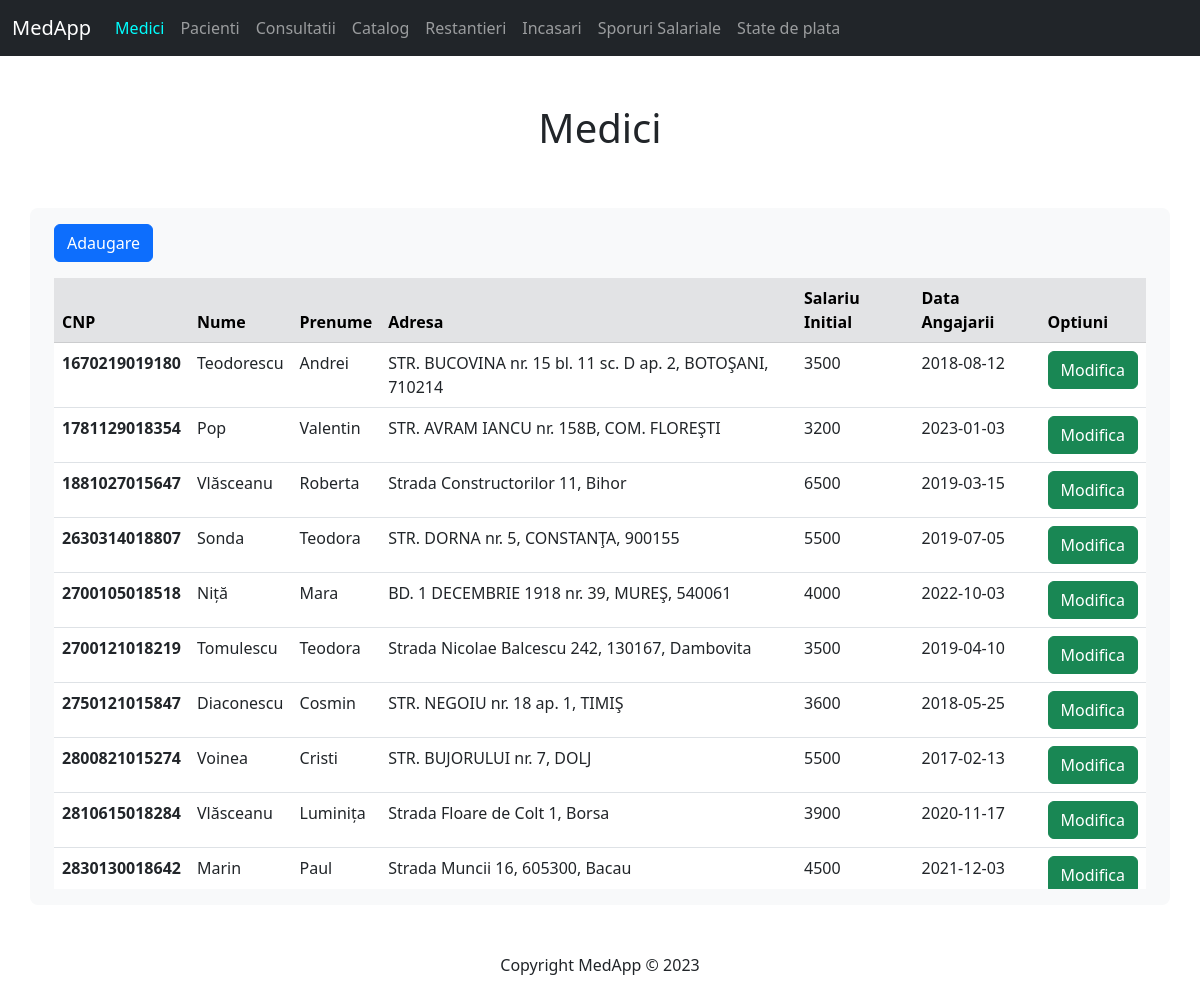
Screenshot of /display/medici.php with the database file from the repository.
### tables this page shows
CREATE TABLE medic (
    cnp CHAR(13) PRIMARY KEY,
    nume VARCHAR(50),
    prenume VARCHAR (50),
    adresa VARCHAR (100),
    salariu_initial INT,
    data_angajarii DATE
);

### php/medici_code.php (called while the page is built, shortened)
<?php
include($_SERVER['DOCUMENT_ROOT'] . '/medapp/inc/db.php');
$select = "SELECT * FROM medic";
$rezultatSelect = mysqli_query($conn, $select);
?>

### display/medici.php (the view)
<?php
    include($_SERVER['DOCUMENT_ROOT'] . '/medapp/inc/header.php');
    include($_SERVER['DOCUMENT_ROOT'] . '/medapp/php/medici_code.php');
?>
<a href="../forms/medici_form.php">
    <button class="btn btn-primary">Adaugare</button>
</a>
<div class="tableFixed mt-3">
    <table class="table table-hover">
        <thead class="table-secondary">
            <tr>
                <th scope="col">CNP</th>
                <th scope="col">Nume</th>
                <th scope="col">Prenume</th>
                <th scope="col">Adresa</th>
                <th scope="col">Salariu Initial</th>
                <th scope="col">Data Angajarii</th>
                <th scope="col">Optiuni</th>
            </tr>
        </thead>
        <tbody>
            <?php
                if($rezultatSelect) {
                    while($rand = mysqli_fetch_assoc($rezultatSelect)) {
                        $cnp = $rand['cnp'];
                        $nume = $rand['nume'];
                        $prenume = $rand['prenume'];
                        $adresa = $rand['adresa'];
                        $salariu = $rand['salariu_initial'];
                        $data = $rand['data_angajarii'];
                        echo "<tr>
                                <th scope='row'>$cnp</th>
                                <td>$nume</td>
                                <td>$prenume</td>
                                <td>$adresa</td>
                                <td>$salariu</td>
                                <td>$data</td>
                                <td>
                                    <a href='../forms/medici_form.php?id=$cnp'>
                                        <button class='btn btn-success'>Modifica</button>
                                    </a>
                                </td>
                            </tr>"
                        ;
                    }
                }
            ?>
        </tbody>
    </table>
</div>
<?php include($_SERVER['DOCUMENT_ROOT'] . '/medapp/inc/footer.php'); ?>

### inc/styles.css (style rules this page uses)
.tableFixed { overflow: auto; height: 50vh; }
.tableFixed thead th { position: sticky; top: 0; }

### rows the page displays
medic: cnp "1670219019180", nume "Teodorescu", prenume "Andrei", adresa "STR. BUCOVINA nr. 15 bl. 11 sc. D ap. 2, BOTOŞANI, 710214", salariu_initial "3500", data_angajarii "2018-08-12"
medic: cnp "1781129018354", nume "Pop", prenume "Valentin", adresa "STR. AVRAM IANCU nr. 158B, COM. FLOREŞTI", salariu_initial "3200", data_angajarii "2023-01-03"
medic: cnp "1881027015647", nume "Vlăsceanu", prenume "Roberta", adresa "Strada Constructorilor 11, Bihor", salariu_initial "6500", data_angajarii "2019-03-15"
medic: cnp "2630314018807", nume "Sonda", prenume "Teodora", adresa "STR. DORNA nr. 5, CONSTANŢA, 900155", salariu_initial "5500", data_angajarii "2019-07-05"
medic: cnp "2700105018518", nume "Niță", prenume "Mara", adresa "BD. 1 DECEMBRIE 1918 nr. 39, MUREŞ, 540061", salariu_initial "4000", data_angajarii "2022-10-03"
medic: cnp "2700121018219", nume "Tomulescu", prenume "Teodora", adresa "Strada Nicolae Balcescu 242, 130167, Dambovita", salariu_initial "3500", data_angajarii "2019-04-10"
medic: cnp "2750121015847", nume "Diaconescu", prenume "Cosmin", adresa "STR. NEGOIU nr. 18 ap. 1, TIMIŞ", salariu_initial "3600", data_angajarii "2018-05-25"
medic: cnp "2800821015274", nume "Voinea", prenume "Cristi", adresa "STR. BUJORULUI nr. 7, DOLJ", salariu_initial "5500", data_angajarii "2017-02-13"
medic: cnp "2810615018284", nume "Vlăsceanu", prenume "Luminița", adresa "Strada Floare de Colt 1, Borsa", salariu_initial "3900", data_angajarii "2020-11-17"
medic: cnp "2830130018642", nume "Marin", prenume "Paul", adresa "Strada Muncii 16, 605300, Bacau", salariu_initial "4500", data_angajarii "2021-12-03"
